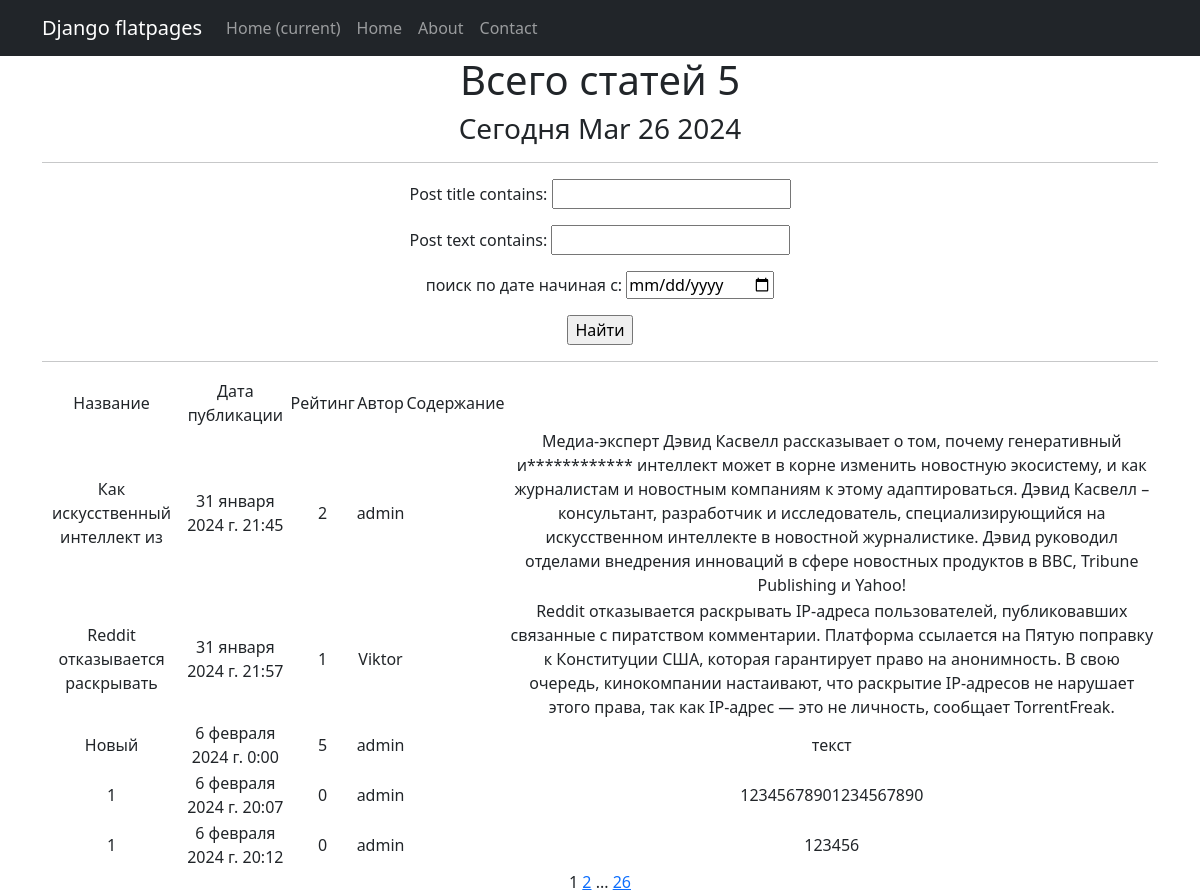
The app's page /news/search/ with its own data.
### news/models.py (models this page shows, shortened)
class Post(models.Model):
    post_author = models.ForeignKey('Author', on_delete=models.CASCADE)
    post_choice = models.CharField(max_length=2,
                                   choices=TYPE,
                                   default=news)
    post_date = models.DateTimeField(auto_now_add=True)
    post_category = models.ManyToManyField('Category', through='PostCategory')
    post_title = models.CharField(max_length=30)
    post_text = models.TextField()
    post_rating = models.IntegerField(default=0)

class Author(models.Model):
    user = models.OneToOneField(User, on_delete=models.CASCADE)
    author_rating = models.IntegerField(default=0)
    def __str__(self):
        return self.user.username

### news/views.py (the view)
# urls.py: path('search/', PostSearch.as_view(), name='post_search'),
class PostSearch(ListView):  # поиск поста
    model = Post
    template_name = 'article_search.html'
    context_object_name = 'post_news'
    paginate_by = 5
    def get_queryset(self):  # получаем обычный запрос
        queryset = super().get_queryset()  # используем наш класс фильтрации
        self.filterset = PostFilter(self.request.GET, queryset)
        return self.filterset.qs
    def get_context_data(self, **kwargs):
        context = super().get_context_data(**kwargs)
        context['filterset'] = self.filterset
        return context

### news/templatetags/custom_filters.py (called while the page is built)
@register.filter()
def cenzor(value):
    badwords = ["искусственный"]
    splitwords = value.split()
    for i in range(len(splitwords)):
        if splitwords[i] in badwords:
            firstletter = splitwords[i][0]
            newvalue=firstletter +"*"*(len(splitwords[i])-1)
            splitwords[i] = newvalue
    result = " ".join(splitwords)
    return f'{result}'

### news/templatetags/custom_tags.py (called while the page is built)
@register.simple_tag()
def current_time(format_string='%b %d %Y'):
   return datetime.utcnow().strftime(format_string)

@register.simple_tag(takes_context=True)
def url_replace(context, **kwargs):
   d = context['request'].GET.copy()
   for k, v in kwargs.items():
       d[k] = v
   return d.urlencode()

### templates/article_search.html (shortened to what this page needs)
{% extends 'flatpages/default.html' %}
{% load custom_filters %}
{% load custom_tags %}
{% block content %}
   <h1>Всего статей {{ post_news.count }} </h1>
   <h3>Сегодня {% current_time '%b %d %Y' %}</h3>
   <hr>
   <form action="" method="get">
       {{ filterset.form.as_p }}
       <input type="submit" value="Найти" />
   </form>
   <hr>
   {% if post_news %}
       <table>
           <tr>
               <td>Название</td>
               <td>Дата публикации</td>
               <td>Рейтинг</td>
               <td>Автор</td>
               <td>Содержание</td>
           </tr>
           {% for product in post_news %}
           <tr>
               <td>{{ product.post_title }}</td>
               <td>{{ product.post_date }}</td>
               <td>{{ product.post_rating }}</td>
               <td>{{ product.post_author}}</td>
               <td>{{ post_detail.post_category }}</td>
               <td>{{ product.post_text|cenzor }}</td>
           </tr>
           {% endfor %}
       </table>
   {% else %}
       <h2>Статей нет!</h2>
   {% endif %}
   {{ page_obj.number }}
   {% if page_obj.has_next %}
       <a href="?{% url_replace page=page_obj.next_page_number %}">{{ page_obj.next_page_number }}</a>
       {% if paginator.num_pages != page_obj.next_page_number %}
           ...
           <a href="?{% url_replace page=page_obj.paginator.num_pages %}">{{ page_obj.paginator.num_pages }}</a>
       {% endif %}
   {% endif %}
{% endblock content %}

### records on screen
Post: post_title "Как искусственный интеллект из", post_date "31 января 2024 г. 21:45", post_rating "2", post_author "admin", post_text|cenzor "Медиа-эксперт Дэвид Касвелл рассказывает о том, почему генеративный и************ интеллект может в корне изменить новостную экосистему, и как журналистам и новостным компаниям к этому адаптироваться. Дэвид Касвелл – консультант, разработчик и исследователь, специализирующийся на искусственном интеллекте в новостной журналистике. Дэвид руководил отделами внедрения инноваций в сфере новостных продуктов в BBC, Tribune Publishing и Yahoo!"
Post: post_title "Reddit отказывается раскрывать", post_date "31 января 2024 г. 21:57", post_rating "1", post_author "Viktor", post_text|cenzor "Reddit отказывается раскрывать IP-адреса пользователей, публиковавших связанные с пиратством комментарии. Платформа ссылается на Пятую поправку к Конституции США, которая гарантирует право на анонимность. В свою очередь, кинокомпании настаивают, что раскрытие IP-адресов не нарушает этого права, так как IP-адрес — это не личность, сообщает TorrentFreak."
Post: post_title "Новый", post_date "6 февраля 2024 г. 0:00", post_rating "5", post_author "admin", post_text|cenzor "текст"
Post: post_title "1", post_date "6 февраля 2024 г. 20:07", post_rating "0", post_author "admin", post_text|cenzor "12345678901234567890"
Post: post_title "1", post_date "6 февраля 2024 г. 20:12", post_rating "0", post_author "admin", post_text|cenzor "123456"

### other values on screen
{{ post_news.count }} "5"
{{ page_obj.number }} "1"
{{ page_obj.next_page_number }} "2"
{{ page_obj.paginator.num_pages }} "26"
